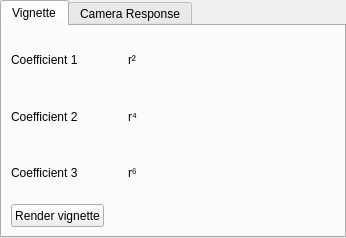
<?xml version="1.0" encoding="UTF-8"?>
<ui version="4.0">
 <class>PhotometricCalibrationWidget</class>
 <widget class="QWidget" name="PhotometricCalibrationWidget">
  <property name="geometry">
   <rect>
    <x>0</x>
    <y>0</y>
    <width>346</width>
    <height>235</height>
   </rect>
  </property>
  <layout class="QHBoxLayout" name="horizontalLayout">
   <property name="leftMargin">
    <number>0</number>
   </property>
   <property name="topMargin">
    <number>0</number>
   </property>
   <property name="rightMargin">
    <number>0</number>
   </property>
   <property name="bottomMargin">
    <number>0</number>
   </property>
   <item>
    <widget class="QTabWidget" name="tabCentral">
     <property name="currentIndex">
      <number>0</number>
     </property>
     <widget class="QWidget" name="tabVignette">
      <attribute name="title">
       <string>Vignette</string>
      </attribute>
      <layout class="QGridLayout" name="gridLayout">
       <item row="0" column="1">
        <widget class="QLabel" name="labelCoef1"/>
       </item>
       <item row="0" column="0">
        <widget class="QLabel" name="label_4">
         <property name="text">
          <string>Coefficient 1</string>
         </property>
        </widget>
       </item>
       <item row="1" column="0">
        <widget class="QLabel" name="label_5">
         <property name="text">
          <string>Coefficient 2</string>
         </property>
        </widget>
       </item>
       <item row="1" column="1">
        <widget class="QLabel" name="labelCoef2"/>
       </item>
       <item row="1" column="2">
        <widget class="QLabel" name="label_2">
         <property name="text">
          <string>r⁴</string>
         </property>
        </widget>
       </item>
       <item row="2" column="0">
        <widget class="QLabel" name="label_6">
         <property name="text">
          <string>Coefficient 3</string>
         </property>
        </widget>
       </item>
       <item row="2" column="1">
        <widget class="QLabel" name="labelCoef3"/>
       </item>
       <item row="3" column="0">
        <widget class="QPushButton" name="buttonRenderVignette">
         <property name="minimumSize">
          <size>
           <width>0</width>
           <height>23</height>
          </size>
         </property>
         <property name="text">
          <string>Render vignette</string>
         </property>
        </widget>
       </item>
       <item row="2" column="2">
        <widget class="QLabel" name="label_3">
         <property name="text">
          <string>r⁶</string>
         </property>
        </widget>
       </item>
       <item row="0" column="2">
        <widget class="QLabel" name="label">
         <property name="text">
          <string>r²</string>
         </property>
        </widget>
       </item>
       <item row="0" column="3" rowspan="4">
        <widget class="VignetteView" name="vignetteRenderWidget" native="true">
         <property name="minimumSize">
          <size>
           <width>190</width>
           <height>190</height>
          </size>
         </property>
        </widget>
       </item>
      </layout>
     </widget>
     <widget class="QWidget" name="tabCameraResponse">
      <attribute name="title">
       <string>Camera Response</string>
      </attribute>
      <layout class="QGridLayout" name="gridLayout_2">
       <item row="0" column="0">
        <widget class="QLabel" name="label_7">
         <property name="text">
          <string>Emor A</string>
         </property>
        </widget>
       </item>
       <item row="0" column="1">
        <widget class="QLabel" name="labelEmorA"/>
       </item>
       <item row="0" column="2" rowspan="5">
        <widget class="EmorView" name="cameraResponseRenderWidget" native="true">
         <property name="minimumSize">
          <size>
           <width>190</width>
           <height>190</height>
          </size>
         </property>
        </widget>
       </item>
       <item row="1" column="0">
        <widget class="QLabel" name="label_8">
         <property name="text">
          <string>Emor B</string>
         </property>
        </widget>
       </item>
       <item row="1" column="1">
        <widget class="QLabel" name="labelEmorB"/>
       </item>
       <item row="2" column="0">
        <widget class="QLabel" name="label_9">
         <property name="text">
          <string>Emor C</string>
         </property>
        </widget>
       </item>
       <item row="2" column="1">
        <widget class="QLabel" name="labelEmorC"/>
       </item>
       <item row="3" column="0">
        <widget class="QLabel" name="label_10">
         <property name="text">
          <string>Emor D</string>
         </property>
        </widget>
       </item>
       <item row="3" column="1">
        <widget class="QLabel" name="labelEmorD"/>
       </item>
       <item row="4" column="0">
        <widget class="QLabel" name="label_11">
         <property name="text">
          <string>Emor E</string>
         </property>
        </widget>
       </item>
       <item row="4" column="1">
        <widget class="QLabel" name="labelEmorE"/>
       </item>
      </layout>
     </widget>
    </widget>
   </item>
  </layout>
 </widget>
 <customwidgets>
  <customwidget>
   <class>VignetteView</class>
   <extends>QWidget</extends>
   <header>libvideostitch-gui/widgets/vignetteview.hpp</header>
   <container>1</container>
  </customwidget>
  <customwidget>
   <class>EmorView</class>
   <extends>QWidget</extends>
   <header>libvideostitch-gui/widgets/emorview.hpp</header>
   <container>1</container>
  </customwidget>
 </customwidgets>
 <resources/>
 <connections/>
</ui>
